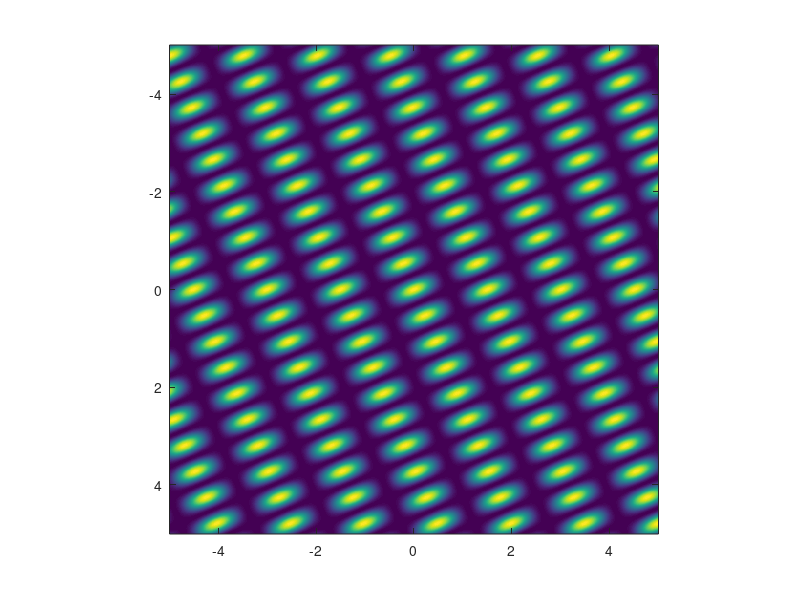

This figure's MATLAB source:
%% Consider only scalar electric field,linear 3 beams

%wavelength = 0.935;
wavelength = 1.064;
k1 = 2*pi/wavelength * [1, 0];
E1 = 1;

k2 = 2*pi/wavelength * [-1, 0];
E2 = 1;

k3 = 2*pi/wavelength * [-sqrt(1/2), -sqrt(1/2)];
E3 = 2;

E1_field = @(x) E1/2 * (exp(1i * k1 * x') + exp(-1i * k1 * x'));
E2_field = @(x) E2/2 * (exp(1i * k2 * x') + exp(-1i * k2 * x'));
E3_field = @(x) E3/2 * (exp(1i * k3 * x') + exp(-1i * k3 * x'));

E_field = @(x) E1_field(x) + E2_field(x) + E3_field(x);
I = @(x) abs(E_field(x)).^2;

x_range = -5: 0.01: 5;
y_range = -5: 0.01: 5;
[Y, X] = meshgrid(y_range, x_range);
coor = [X(:), Y(:)];

intensity = reshape(I(coor), length(x_range), length(y_range));

%%
figure
imagesc(y_range, x_range, intensity)
axis image
